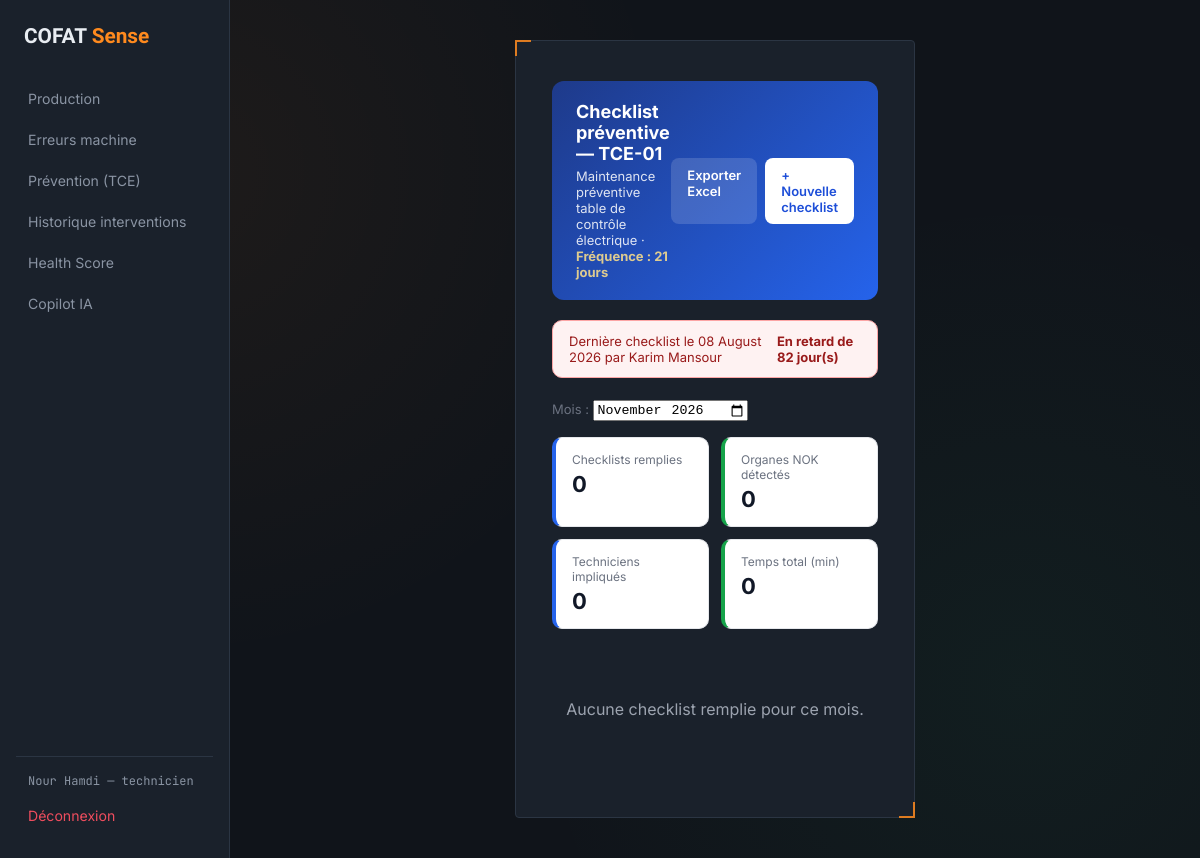
Screenshot of /maintenance/checklist/1 (signed in) with the database file from the repository.
### app/models.py (models this page shows, shortened)
class User(UserMixin, db.Model):
    __tablename__ = "users"
    id = db.Column(db.Integer, primary_key=True)
    matricule = db.Column(db.String(20), unique=True, nullable=False)
    nom = db.Column(db.String(80), nullable=False)
    prenom = db.Column(db.String(80), nullable=False)
    email = db.Column(db.String(120), unique=True, nullable=False, index=True)
    password_hash = db.Column(db.String(255), nullable=False)
    role = db.Column(db.Enum(Role), nullable=False, default=Role.TECHNICIEN)
    actif = db.Column(db.Boolean, default=True, nullable=False)
    date_creation = db.Column(db.DateTime, default=datetime.utcnow)
    derniere_connexion = db.Column(db.DateTime, nullable=True)
    @property
    def nom_complet(self) -> str:
        return f"{self.prenom} {self.nom}"

class Machine(db.Model):
    __tablename__ = "machines"
    id = db.Column(db.Integer, primary_key=True)
    code = db.Column(db.String(50), unique=True, nullable=False)
    nom = db.Column(db.String(100), nullable=True)
    ligne = db.Column(db.String(50), nullable=True)
    groupe = db.Column(db.String(50), nullable=True)
    uap = db.Column(db.String(20), nullable=True)
    actif = db.Column(db.Boolean, default=True)
    seuil_comptage = db.Column(db.Integer, nullable=True)
    productions = db.relationship("ProductionRecord", back_populates="machine")

class ChecklistExecutionTCE(db.Model):
    __tablename__ = "checklist_executions_tce"
    id = db.Column(db.Integer, primary_key=True)
    template_id = db.Column(db.Integer, db.ForeignKey("checklist_template_tce.id"), nullable=False)
    machine_id = db.Column(db.Integer, db.ForeignKey("machines.id"), nullable=False)
    technicien_id = db.Column(db.Integer, db.ForeignKey("users.id"), nullable=True)
    semaine = db.Column(db.Integer, nullable=False)
    date_execution = db.Column(db.DateTime, default=datetime.utcnow)
    observations = db.Column(db.Text, default="")
    terminee = db.Column(db.Boolean, default=False)
    duree_minutes = db.Column(db.Integer, default=0)
    template = db.relationship("ChecklistTemplateTCE")
    machine = db.relationship("Machine")
    technicien = db.relationship("User")
    resultats = db.relationship(
        "ChecklistOrganeResultat", backref="execution", cascade="all, delete-orphan"
    )

### app/maintenance/routes.py (the view)
@maintenance_bp.route("/checklist/<int:machine_id>")
@login_required
def checklist_historique(machine_id):
    machine = Machine.query.get_or_404(machine_id)
    mois_param = request.args.get("mois")
    if mois_param:
        annee, mois = map(int, mois_param.split("-"))
    else:
        now = datetime.utcnow()
        annee, mois = now.year, now.month
    debut = datetime(annee, mois, 1)
    fin = datetime(annee, mois, monthrange(annee, mois)[1], 23, 59, 59)
    executions = (
        ChecklistExecutionTCE.query
        .filter(
            ChecklistExecutionTCE.machine_id == machine_id,
            ChecklistExecutionTCE.date_execution >= debut,
            ChecklistExecutionTCE.date_execution <= fin,
        )
        .order_by(ChecklistExecutionTCE.date_execution.desc())
        .all()
    )
    total_nok = sum(e.nb_nok for e in executions)
    temps_total = sum(e.duree_minutes or 0 for e in executions)
    techniciens = {e.technicien_id for e in executions}
    derniere_execution = (
        ChecklistExecutionTCE.query
        .filter_by(machine_id=machine_id)
        .order_by(ChecklistExecutionTCE.date_execution.desc())
        .first()
    )
    jours_restants = None
    if derniere_execution:
        template = derniere_execution.template
        prochaine = derniere_execution.date_execution + timedelta(days=template.frequence_jours)
        jours_restants = (prochaine - datetime.utcnow()).days
    return render_template(
        "maintenance/checklist_historique.html",
        machine=machine,
        executions=executions,
        annee=annee,
        mois=mois,
        total_nok=total_nok,
        nb_techniciens=len(techniciens),
        temps_total=temps_total,
        derniere_execution=derniere_execution,
        jours_restants=jours_restants,
    )

### app/templates/maintenance/checklist_historique.html (shortened to what this page needs)
{% extends "base.html" %}
{% block content %}
<div class="panel" style="max-width: 950px; margin: 0 auto;">
  <div class="checklist-topbar">
    <div style="display:flex; justify-content:space-between; align-items:center;">
      <div>
        <h2>Checklist préventive — {{ machine.code }}</h2>
        <p>Maintenance préventive table de contrôle électrique · <span class="frequence-highlight">Fréquence : {{ machine.checklist_template.frequence_jours if machine.checklist_template else 21 }} jours</span></p>      </div>
      <div style="display:flex; gap:8px;">
  <a href="{{ url_for('maintenance.checklist_export_excel', machine_id=machine.id, mois='%04d-%02d' % (annee, mois)) }}"
     style="background:rgba(255,255,255,0.15); color:#fff; font-weight:600; font-size:13px; padding:9px 16px; border-radius:8px; text-decoration:none;">
    Exporter Excel
  </a>
  <a href="{{ url_for('maintenance.checklist_nouvelle', machine_id=machine.id) }}"
     style="background:#fff; color:#1d4ed8; font-weight:600; font-size:13px; padding:9px 16px; border-radius:8px; text-decoration:none;">
    + Nouvelle checklist
  </a>
</div>
    </div>
  </div>
  {% if derniere_execution %}
    <div class="echeance-banner {{ 'retard' if jours_restants is not none and jours_restants < 0 else '' }}">
      <span>
        Dernière checklist le {{ derniere_execution.date_execution.strftime('%d %B %Y') }}
        par {{ derniere_execution.technicien.prenom }} {{ derniere_execution.technicien.nom if derniere_execution.technicien else "" }}
      </span>
      <strong>
        {% if jours_restants is not none and jours_restants < 0 %}
          En retard de {{ -jours_restants }} jour(s)
        {% elif jours_restants is not none %}
          Prochaine échéance dans {{ jours_restants }} jour(s)
        {% endif %}
      </strong>
    </div>
  {% endif %}
  <form method="get" style="margin: 0 0 16px;">
    <label for="mois" style="font-size:13px; color:#6b7280;">Mois :</label>
    <input type="month" id="mois" name="mois"
           value="{{ '%04d-%02d' % (annee, mois) }}"
           onchange="this.form.submit()">
  </form>
  <div class="stats-row">
    <div class="stat-card">
      <span class="stat-label">Checklists remplies</span>
      <span class="stat-value">{{ executions|length }}</span>
    </div>
    <div class="stat-card {{ 'warn' if total_nok > 0 else 'ok' }}">
      <span class="stat-label">Organes NOK détectés</span>
      <span class="stat-value">{{ total_nok }}</span>
    </div>
    <div class="stat-card">
      <span class="stat-label">Techniciens impliqués</span>
      <span class="stat-value">{{ nb_techniciens }}</span>
    </div>
    <div class="stat-card ok">
      <span class="stat-label">Temps total (min)</span>
      <span class="stat-value">{{ temps_total }}</span>
    </div>
  </div>
  {% if executions %}
    {% for e in executions %}
      <div class="execution-card">
        <div style="display:flex; align-items:center; gap:14px; flex:1;">
          <div class="avatar-circle">
            {{ e.technicien.nom[0] if e.technicien else "?" }}{{ e.technicien.prenom[0] if e.technicien else "" }}
          </div>
          <div style="flex:1;">
            <p style="margin:0; font-weight:600; font-size:14px;">
              {{ e.technicien.prenom }} {{ e.technicien.nom if e.technicien else "Inconnu" }}
              <span style="color:#9ca3af; font-weight:400;">— {{ e.technicien.role.value if e.technicien else "" }}</span>
            </p>
            <p style="margin:2px 0 8px; font-size:12px; color:#6b7280;">
              {{ e.date_execution.strftime('%d %B %Y') }} · Semaine {{ e.semaine }}
              {% if e.duree_minutes %} · {{ e.duree_minutes }} min{% endif %}
            </p>
            <div class="progress-bar-bg" style="max-width:220px;">
              <div class="progress-bar-fill {{ 'warn' if e.nb_nok > 0 else '' }}" style="width: {{ e.taux_conformite }}%;"></div>
            </div>
          </div>
        </div>
        <div style="display:flex; align-items:center; gap:10px;">
          <span class="badge badge-success">{{ e.nb_ok }} OK</span>
          {% if e.nb_nok > 0 %}
            <span class="badge badge-danger">{{ e.nb_nok }} NOK</span>
          {% endif %}
          <span class="badge badge-neutral">{{ e.taux_conformite }}%</span>
          <a href="{{ url_for('maintenance.checklist_detail', execution_id=e.id) }}" class="btn btn-sm">Voir</a>
        </div>
      </div>
    {% endfor %}
  {% else %}
    <p style="color:#9ca3af; text-align:center; padding:50px 0;">
      Aucune checklist remplie pour ce mois.
    </p>
  {% endif %}
</div>
{% endblock %}

### app/templates/base.html (shortened to what this page needs)
<!doctype html>
<html lang="fr">
<head>
  <link rel="stylesheet" href="{{ url_for('static', filename='css/style.css') }}">
</head>
<body>
  {% if current_user.is_authenticated %}
  <nav class="sidebar">
    <div class="sidebar-brand">COFAT <span>Sense</span></div>
    <a href="{{ url_for('production.dashboard') }}" class="nav-link">Production</a>
    <a href="{{ url_for('maintenance.liste_erreurs') }}" class="nav-link">Erreurs machine</a>
    <a href="{{ url_for('maintenance.prevention_dashboard') }}" class="nav-link">Prévention (TCE)</a>
    <a href="{{ url_for('maintenance.historique_interventions') }}" class="nav-link">Historique interventions</a>
    <a href="{{ url_for('health.dashboard') }}" class="nav-link">Health Score</a>
    <a href="{{ url_for('copilot.dashboard') }}" class="nav-link">Copilot IA</a>
    <div class="sidebar-footer">
      <span class="sidebar-user">{{ current_user.nom_complet }} — {{ current_user.role.value }}</span>
      <a href="{{ url_for('auth.logout') }}" class="nav-link nav-link--logout">Déconnexion</a>
    </div>
  </nav>
  {% endif %}
  <div class="page-content">
    {% block content %}{% endblock %}
  </div>
</body>
</html>

### app/static/css/style.css (style rules this page uses)
:root { --bg-base: #10141a; --bg-panel: #1a212b; --bg-panel-raised: #212a37; --border: #2b3543; --text-primary: #e9edf2; --text-muted: #8a94a3; --accent: #ff8a1e; --accent-dim: #d9720f; --ok: #35d68a; --danger: #ef4d5e; --font-display: "Barlow Condensed", sans-serif; --font-body: "Inter", sans-serif; --font-mono: "JetBrains Mono", monospace; }
* { box-sizing: border-box; }
body { margin: 0; min-height: 100vh; background: var(--bg-base); background-image: radial-gradient(circle at 15% 20%, rgba(255, 138, 30, 0.06), transparent 40%), radial-gradient(circle at 85% 80%, rgba(53, 214, 138, 0.05), transparent 40%); color: var(--text-primary); font-family: var(--font-body); display: flex; align-items: stretch; justify-content: flex-start; padding: 0; }
.page-content { flex: 1; display: flex; align-items: center; justify-content: center; padding: 40px 24px; min-height: 100vh; }
.sidebar { width: 230px; flex-shrink: 0; background: var(--bg-panel); border-right: 1px solid var(--border); padding: 24px 16px; display: flex; flex-direction: column; gap: 4px; }
.sidebar-brand { font-family: var(--font-display); font-weight: 700; font-size: 1.3rem; margin-bottom: 28px; padding: 0 8px; }
.sidebar-brand span { color: var(--accent); }
.nav-link { color: var(--text-muted); text-decoration: none; padding: 10px 12px; border-radius: 4px; font-size: 0.88rem; transition: background 0.15s ease, color 0.15s ease; }
.sidebar-footer { margin-top: auto; padding-top: 16px; border-top: 1px solid var(--border); display: flex; flex-direction: column; gap: 8px; }
.sidebar-user { font-family: var(--font-mono); font-size: 0.75rem; color: var(--text-muted); padding: 0 12px; }
.nav-link--logout { color: var(--danger); }
.panel { position: relative; width: min(400px, 100%); background: var(--bg-panel); border: 1px solid var(--border); border-radius: 4px; padding: 40px 36px 32px; }
.panel::before, .panel::after { content: ""; position: absolute; width: 14px; height: 14px; border: 2px solid var(--accent); opacity: 0.85; }
.panel::before { top: -1px; left: -1px; border-right: none; border-bottom: none; }
.panel::after { bottom: -1px; right: -1px; border-left: none; border-top: none; }
:root { --cat-mecanique-bg: #eef2ff; --cat-mecanique-border: #6366f1; --cat-mecanique-text: #4338ca; --cat-electrique-bg: #fff7ed; --cat-electrique-border: #f59e0b; --cat-electrique-text: #b45309; --cat-pneumatique-bg: #ecfeff; --cat-pneumatique-border: #06b6d4; --cat-pneumatique-text: #0e7490; --cat-informatique-bg: #faf5ff; --cat-informatique-border: #a855f7; --cat-informatique-text: #7e22ce; --cat-securite-bg: #fef2f2; --cat-securite-border: #ef4444; --cat-securite-text: #b91c1c; }
.checklist-topbar { background: linear-gradient(135deg, #1e3a8a, #2563eb); border-radius: 12px; padding: 20px 24px; color: #fff; margin-bottom: 20px; }
.checklist-topbar h2 { margin: 0; font-size: 18px; }
.checklist-topbar p { margin: 4px 0 0; font-size: 13px; opacity: 0.85; }
.frequence-highlight { color: #ffe28a; font-weight: 700; }
.stats-row { display: flex; gap: 12px; margin-bottom: 20px; flex-wrap: wrap; }
.stat-card { flex: 1; min-width: 140px; background: #fff; border: 1px solid #e5e7eb; border-radius: 10px; padding: 14px 16px; border-left: 4px solid #2563eb; }
.stat-card.ok { border-left-color: #16a34a; }
.stat-label { display:block; font-size: 12px; color: #6b7280; margin-bottom: 4px; }
.stat-value { font-size: 22px; font-weight: 700; color: #111827; }
.echeance-banner { display: flex; align-items: center; justify-content: space-between; background: #ecfdf5; border: 1px solid #6ee7b7; border-radius: 10px; padding: 12px 16px; margin-bottom: 20px; font-size: 13px; color: #065f46; }
.echeance-banner.retard { background: #fef2f2; border-color: #fca5a5; color: #991b1b; }

### rows the page displays
User: nom_complet "Nour Hamdi", role.value "technicien"
Machine: code "TCE-01"
ChecklistExecutionTCE: date_execution "08 August 2026"
User: technicien.prenom "Karim", technicien "Mansour"

### other values shown
{{ jours_restants }} "82"
{{ executions|length }} "0"
{{ total_nok }} "0"
{{ nb_techniciens }} "0"
{{ temps_total }} "0"
